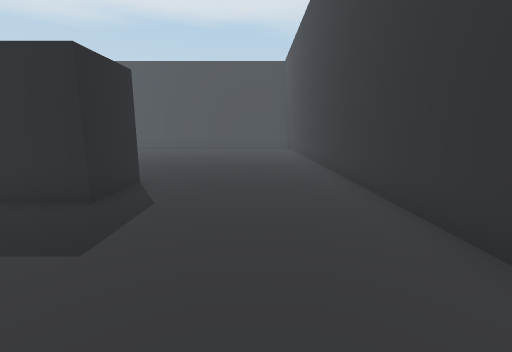
View 1 (above)

18 first-person views from a walk through a scene from a Unity 3-D project. The camera is 1.3 m above the floor, tilts 10° down and sees 90° across. The floor is counted in squares, 1 m on a side. Each view is taken from the middle of a square. On the plan, view 1 faces up. The plan holds only what a view shows up to about 13 squares ahead; the rest is blank. The player character is not drawn. Some surface patterns are stand-ins.

View 2
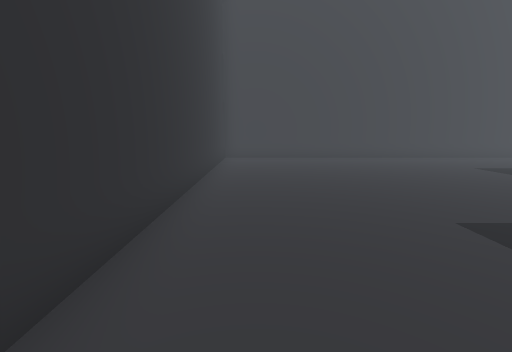

View 3
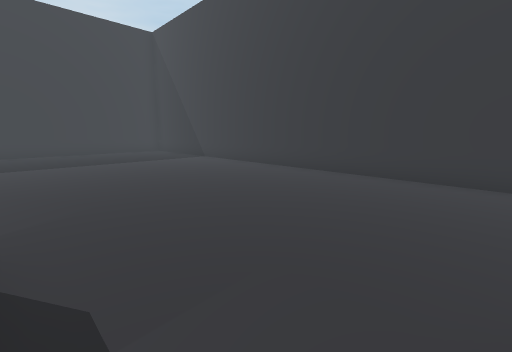

View 4
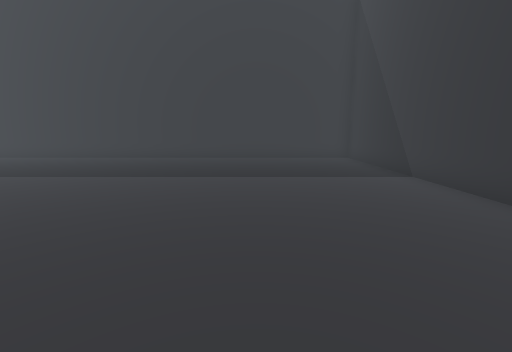

View 5
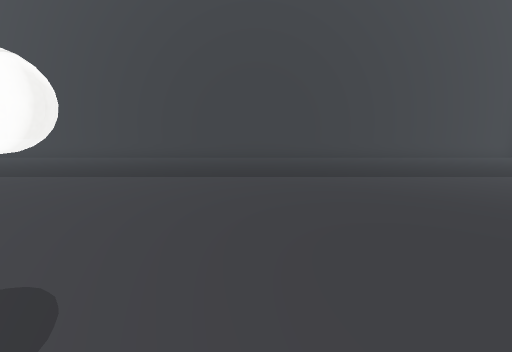

View 6
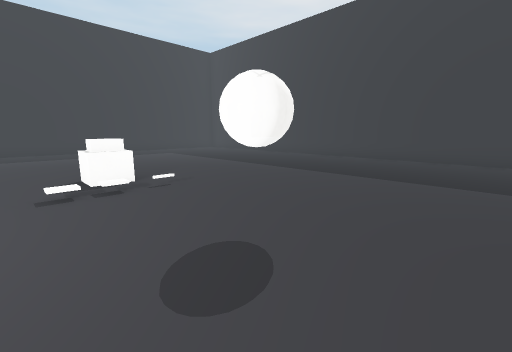

View 7
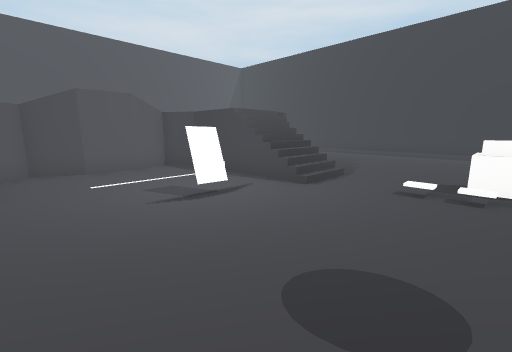

View 8
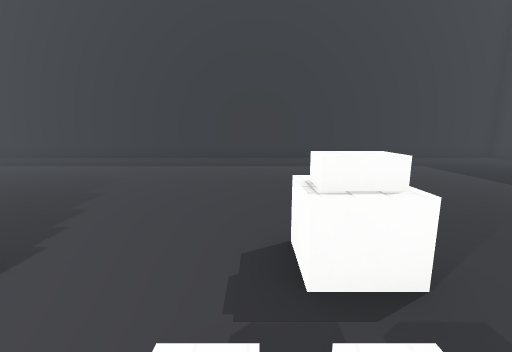

View 9
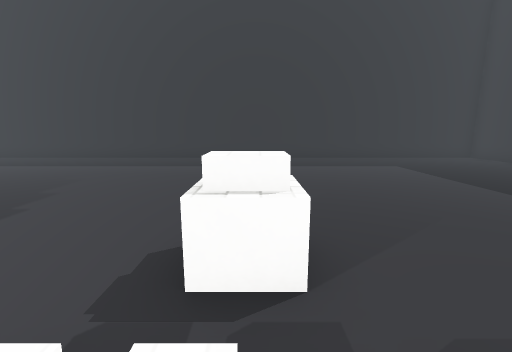

View 10
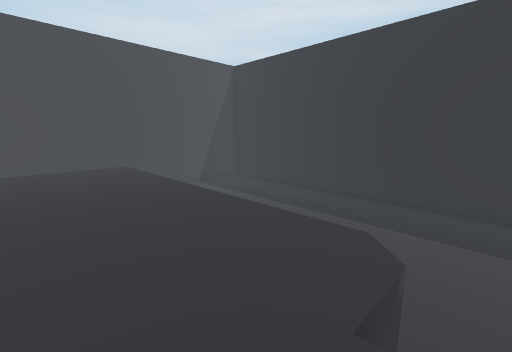

View 11
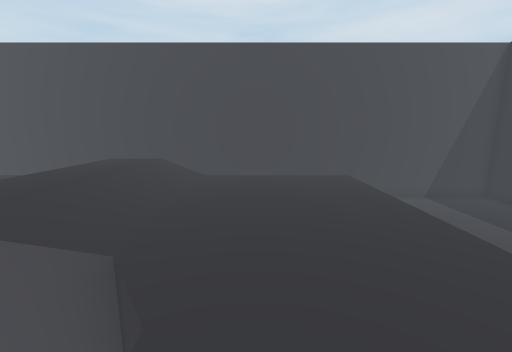

View 12
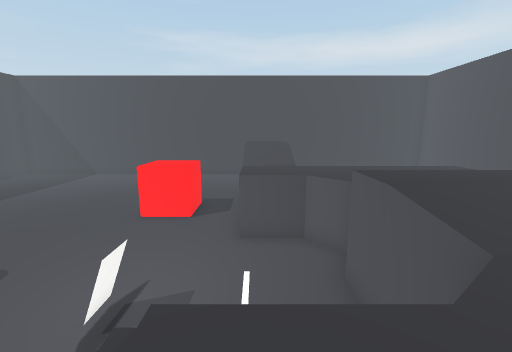

View 13
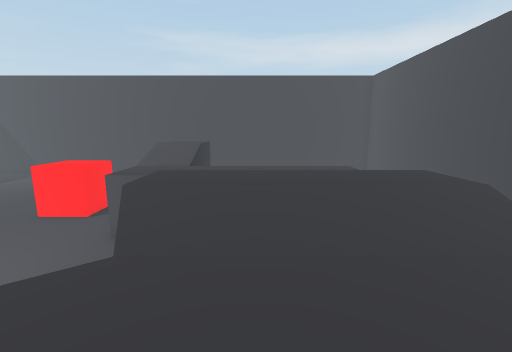

View 14
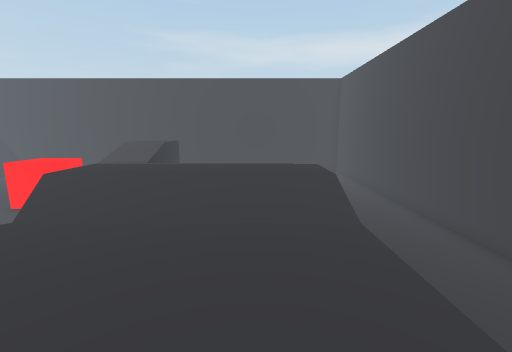

View 15
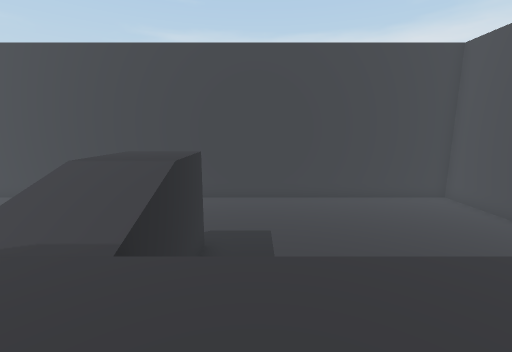

View 16
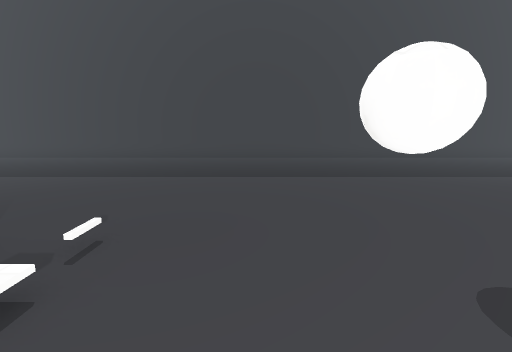

View 17
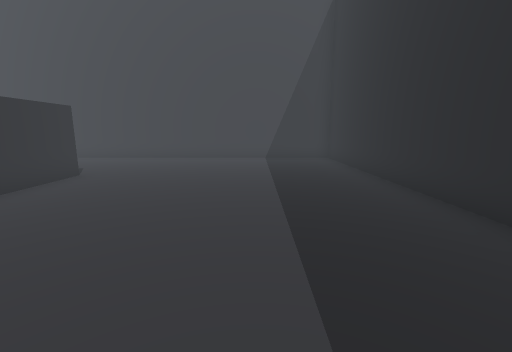

View 18
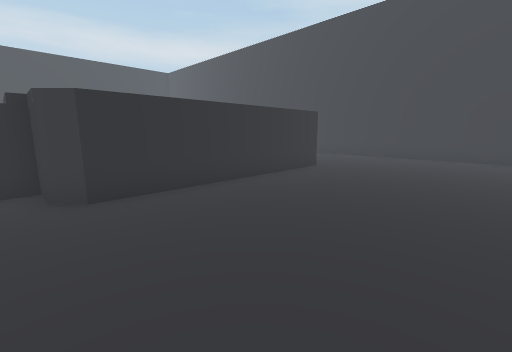

### Floor plan
Key: @ floor where view 1 was taken; # wall or solid block; . main floor; : floor 2 m higher than the main floor; + floor 2.5 m higher than the main floor; * floor 2.75 m higher than the main floor; / step, stairs or slope; = window, fence, low wall or low ledge; v drop or lower ground; B ball; C cube; O other object.
Columns run from 28 left of view 1 to 3 right of it. Each row starts with its distance up from view 1.
 24 ################################
 23 #..............................#
 22 #..............................#
 21 #..............................#
 20 #..............................#
 19 #..............................#
 18 #..............................#
 17 #..............................#
 16 #..............................#
 15 #..............................#
 14 #.........../..BB..............#
 13 #.........CC/..BB..............#
 12 #.........../..................#
 11 #..............................#
 10 #....................# ........#
  9 #..........=/..O.....##........#
  8 #..........///.O...............#
  7 #..........///.................#
  6 #........#:::......:://***.....#
  5 #.........:::v.....:://***.....#
  4 #.........:::#vvvv#::   .......#
  3 #.........::::/++ :::   .......#
  2 #.........::::/++  ::   .......#
  1 #.........::::/++  ::   .......#
  0 #.........::::/++      .....@..#
 -1 #........#::::/++     .........#
 -2 #..........          ..........#
 -3 #..........         ...........#
 -4 #...........  .................#
 -5 #............ .................#
 -6 #............  ................#
 -7 ################################

Positions as (right, up) in squares from view 1, and headings:
1: (0, 0), facing up
2: (1, 6), facing down
3: (-5, 7), facing up-right
4: (-2, 11), facing up
5: (-10, 11), facing up
6: (-10, 11), facing up-left
7: (-10, 13), facing down-left
8: (-15, 12), facing left
9: (-15, 13), facing left
10: (-16, 7), facing down-left
11: (-16, 6), facing down
12: (-17, 6), facing right
13: (-17, 2), facing right
14: (-18, 0), facing right
15: (-10, 3), facing right
16: (-14, 11), facing up
17: (-24, 6), facing down
18: (-24, 7), facing down-right
